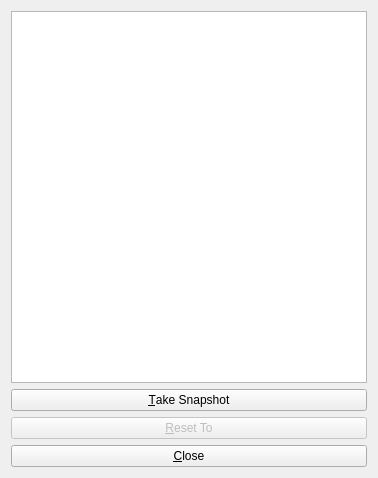
<?xml version="1.0" encoding="UTF-8"?>
<ui version="4.0">
 <class>UndoManagerDialogData</class>
 <widget class="QWidget" name="UndoManagerDialogData">
  <property name="geometry">
   <rect>
    <x>0</x>
    <y>0</y>
    <width>378</width>
    <height>478</height>
   </rect>
  </property>
  <property name="minimumSize">
   <size>
    <width>0</width>
    <height>0</height>
   </size>
  </property>
  <property name="windowTitle">
   <string>UndoManager</string>
  </property>
  <layout class="QGridLayout" name="gridLayout">
   <item row="0" column="0">
    <layout class="QVBoxLayout" name="verticalLayout">
     <item>
      <widget class="QListWidget" name="snapshot_list">
       <property name="toolTip">
        <string>Snapshot list.</string>
       </property>
      </widget>
     </item>
     <item>
      <widget class="QPushButton" name="add_snapshot_button">
       <property name="enabled">
        <bool>true</bool>
       </property>
       <property name="sizePolicy">
        <sizepolicy hsizetype="Expanding" vsizetype="Preferred">
         <horstretch>0</horstretch>
         <verstretch>0</verstretch>
        </sizepolicy>
       </property>
       <property name="toolTip">
        <string>Create a new snapshot</string>
       </property>
       <property name="text">
        <string>&amp;Take Snapshot</string>
       </property>
       <property name="shortcut">
        <string>Alt+A</string>
       </property>
      </widget>
     </item>
     <item>
      <widget class="QPushButton" name="reset_to_button">
       <property name="enabled">
        <bool>false</bool>
       </property>
       <property name="sizePolicy">
        <sizepolicy hsizetype="Expanding" vsizetype="Preferred">
         <horstretch>0</horstretch>
         <verstretch>0</verstretch>
        </sizepolicy>
       </property>
       <property name="toolTip">
        <string>Reset to a choosen snapshot</string>
       </property>
       <property name="text">
        <string>&amp;Reset To</string>
       </property>
       <property name="shortcut">
        <string>Alt+R</string>
       </property>
      </widget>
     </item>
     <item>
      <widget class="QPushButton" name="close_button">
       <property name="enabled">
        <bool>true</bool>
       </property>
       <property name="sizePolicy">
        <sizepolicy hsizetype="Expanding" vsizetype="Preferred">
         <horstretch>0</horstretch>
         <verstretch>0</verstretch>
        </sizepolicy>
       </property>
       <property name="toolTip">
        <string>Close dialog</string>
       </property>
       <property name="text">
        <string>&amp;Close</string>
       </property>
       <property name="shortcut">
        <string>Alt+R</string>
       </property>
      </widget>
     </item>
    </layout>
   </item>
  </layout>
 </widget>
 <layoutdefault spacing="6" margin="11"/>
 <tabstops>
  <tabstop>snapshot_list</tabstop>
  <tabstop>add_snapshot_button</tabstop>
  <tabstop>reset_to_button</tabstop>
 </tabstops>
 <includes>
  <include location="global">BALL/COMMON/global.h</include>
 </includes>
 <resources/>
 <connections/>
</ui>
